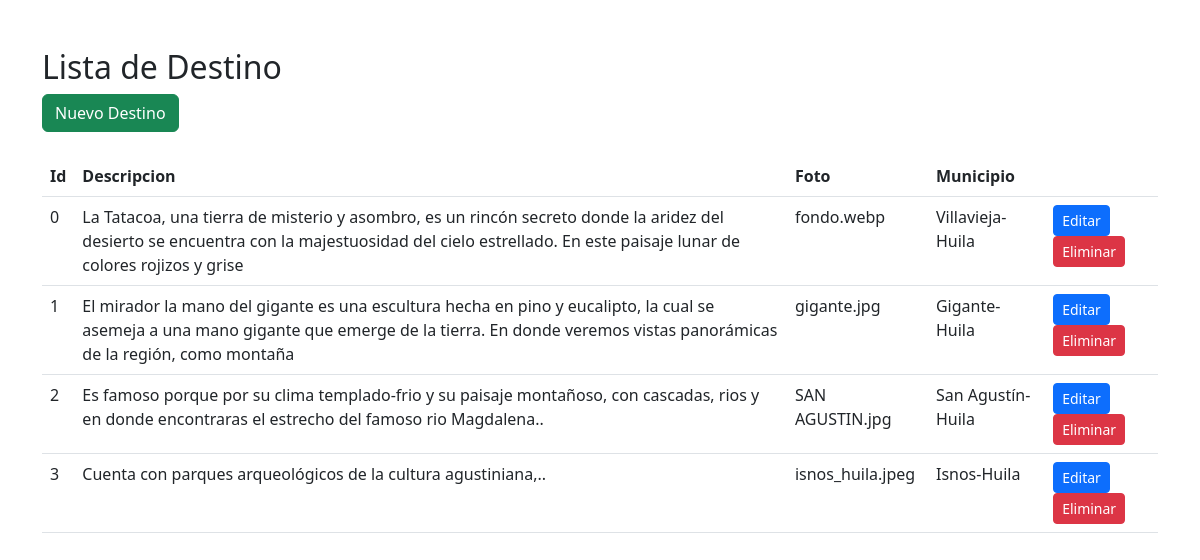
The app's page /crudDestino/index.php with its own data.
### tables this page shows
CREATE TABLE `destino` (
  `idDestino` int(6) NOT NULL,
  `descripcion` char(200) NOT NULL,
  `foto` varchar(30) NOT NULL,
  `municipio` varchar(30) NOT NULL
);

### crudDestino/index.php (the view, shortened to what this page needs)
<!DOCTYPE html>
<html lang="es">
<head>
    <link rel="stylesheet" href="https://cdn.jsdelivr.net/npm/bootstrap@5.2.0-beta1/dist/css/bootstrap.min.css">
</head>
<body>
    <div class="container my-5">
        <h2>Lista de Destino</h2>
        <a class="btn btn-success" href="formcreate.php" role="button">Nuevo Destino</a>
        <br>
        <br>
        <table class="table">
            <thead>
                <tr>
                    <th>Id</th>
                    <th>Descripcion</th>
                    <th>Foto</th>
                    <th>Municipio</th>
                    <th></th>
                </tr>
            </thead>
            <tbody>
                <?php
                    $servername = "localhost";
                    $username = "root";
                    $password = "";
                    $database = "visionviajera";
                    $conexion = new mysqli($servername, $username, $password, $database);
                    $sql = "SELECT * FROM destino";
                    $result = $conexion->query($sql);
                    while($row = $result->fetch_assoc()) {
                        echo "
                        <tr>
                            <td>$row[idDestino]</td>
                            <td>$row[descripcion]</td>
                            <td>$row[foto]</td>
                            <td>$row[municipio]</td>
                            <td>
                                <a class='btn btn-primary btn-sm' href='edit.php?id=$row[idDestino]'>Editar</a>
                                <a class='btn btn-danger btn-sm' href='delete.php?id=$row[idDestino]'>Eliminar</a>
                            </td>
                        </tr>
                        ";
                    }
                ?>
            </tbody>
        </table>
    </div>
</body>
</html>

### records on screen
destino: idDestino "0", descripcion "La Tatacoa, una tierra de misterio y asombro, es un rincón secreto donde la aridez del desierto se encuentra con la majestuosidad del cielo estrellado. En este paisaje lunar de colores rojizos y grise", foto "fondo.webp", municipio "Villavieja-Huila"
destino: idDestino "1", descripcion "El mirador la mano del gigante es una escultura hecha en pino y eucalipto, la cual se asemeja a una mano gigante que emerge de la tierra. En donde veremos vistas panorámicas de la región, como montaña", foto "gigante.jpg", municipio "Gigante-Huila"
destino: idDestino "2", descripcion "Es famoso porque por su clima templado-frio y su paisaje montañoso, con cascadas, rios y en donde encontraras el estrecho del famoso rio Magdalena..", foto "SAN AGUSTIN.jpg", municipio "San Agustín-Huila"
destino: idDestino "3", descripcion "Cuenta con parques arqueológicos de la cultura agustiniana,..", foto "isnos_huila.jpeg", municipio "Isnos-Huila"
